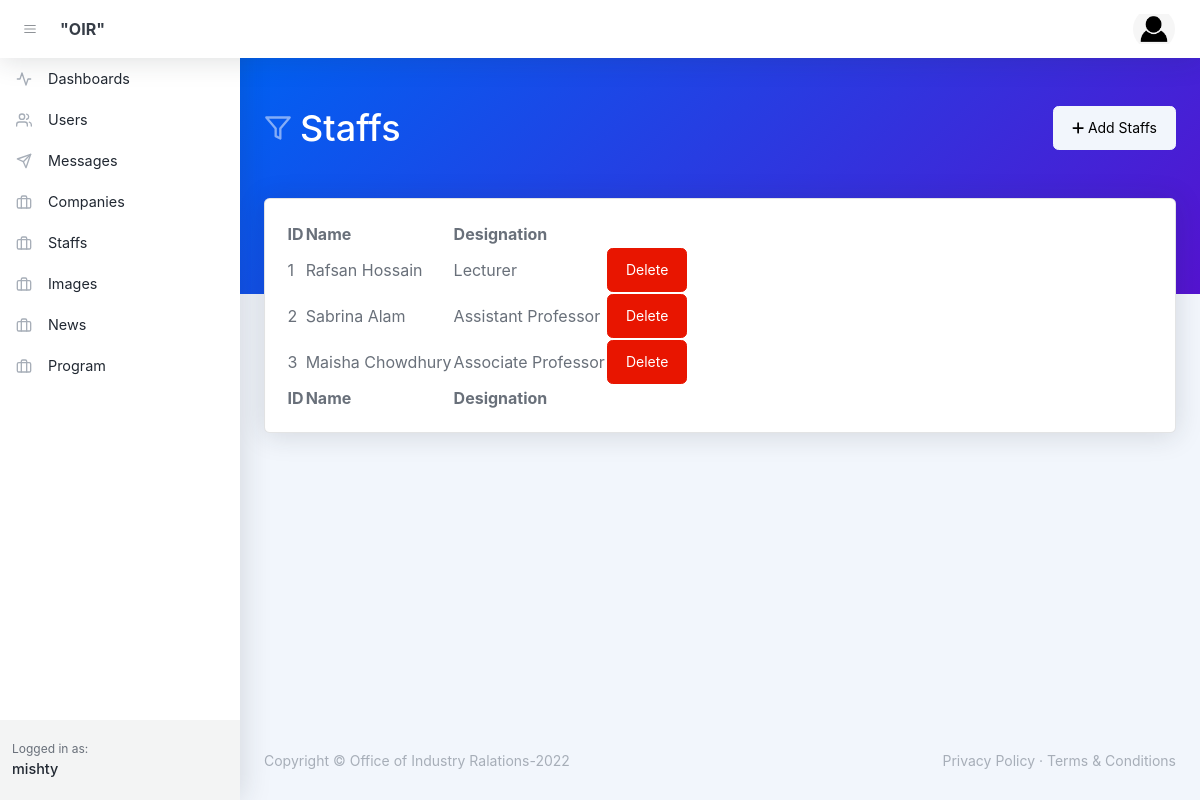
/dashboard/staffs.php (signed in), run on the app's committed database.
### tables this page shows
CREATE TABLE `staff` (
  `id` int(10) NOT NULL,
  `name` varchar(30) NOT NULL,
  `designation` varchar(300) NOT NULL,
  `description` varchar(300) NOT NULL,
  `img` varchar(50) NOT NULL
);

### dashboard/staffs.php (the view, shortened to what this page needs)
<?php
    include '../php/conn.php';
    $name = "";
    if(isset($_SESSION['user'])){
        $name = $_SESSION['name'];
    }else if (isset($_COOKIE['email'])){
        $email = $_COOKIE['email'];
        $name = $_COOKIE['name'];
        $role = $_COOKIE['role'];
    }else{
        header("Location: ../login.php");
    }
    $sql = "SELECT * FROM staff";
    $result = $mysqli->query($sql);
    $users = $result->fetch_all(MYSQLI_ASSOC);
?>
<!DOCTYPE html>
<html lang="en">
    <head>
        <link href="https://cdn.jsdelivr.net/npm/litepicker/dist/css/litepicker.css" rel="stylesheet" />
        <link href="css/styles.css" rel="stylesheet" />
    </head>
    <body class="nav-fixed">
        <nav class="topnav navbar navbar-expand shadow justify-content-between justify-content-sm-start navbar-light bg-white" id="sidenavAccordion">
            <button class="btn btn-icon btn-transparent-dark order-1 order-lg-0 me-2 ms-lg-2 me-lg-0" id="sidebarToggle"><i data-feather="menu"></i></button>
            <a class="navbar-brand pe-3 ps-4 ps-lg-2" href="index.html">"OIR"</a>
            <ul class="navbar-nav align-items-center ms-auto">
                <li class="nav-item dropdown no-caret dropdown-user me-3 me-lg-4">
                    <a class="btn btn-icon btn-transparent-dark dropdown-toggle" id="navbarDropdownUserImage" href="javascript:void(0);" role="button" data-bs-toggle="dropdown" aria-haspopup="true" aria-expanded="false"><img class="img-fluid" src="../images/user.png" /></a>
                </li>
            </ul>
        </nav>
        <div id="layoutSidenav">
            <div id="layoutSidenav_nav">
                <nav class="sidenav shadow-right sidenav-light">
                    <div class="sidenav-menu">
                        <div class="nav accordion" id="accordionSidenav">
                            <a class="nav-link" href="index.php">
                                <div class="nav-link-icon"><i data-feather="activity"></i></div>
                                Dashboards
                            </a>
                            <a class="nav-link" href="#">
                                <div class="nav-link-icon"><i data-feather="users"></i></div>
                                Users
                            </a>
                            <a class="nav-link" href="messages.php">
                                <div class="nav-link-icon"><i data-feather="send"></i></div>
                                Messages
                            </a>
                            <a class="nav-link" href="companies.php">
                                <div class="nav-link-icon"><i data-feather="briefcase"></i></div>
                                Companies
                            </a>
                            <a class="nav-link" href="staffs.php">
                                <div class="nav-link-icon"><i data-feather="briefcase"></i></div>
                                Staffs
                            </a>
                            <a class="nav-link" href="gallery.php">
                                <div class="nav-link-icon"><i data-feather="briefcase"></i></div>
                                Images
                            </a>
                            <a class="nav-link" href="news.php">
                                <div class="nav-link-icon"><i data-feather="briefcase"></i></div>
                                News
                            </a>
                            <a class="nav-link" href="program.php">
                                <div class="nav-link-icon"><i data-feather="briefcase"></i></div>
                                Program
                            </a>
                        </div>
                    </div>
                    <div class="sidenav-footer">
                        <div class="sidenav-footer-content">
                            <div class="sidenav-footer-subtitle">Logged in as:</div>
                            <div class="sidenav-footer-title"><?php echo $name; ?></div>
                        </div>
                    </div>
                </nav>
            </div>
            <div id="layoutSidenav_content">
                <main>
                    <header class="page-header page-header-dark bg-gradient-primary-to-secondary pb-10">
                        <div class="container-xl px-4">
                            <div class="page-header-content pt-4">
                                <div class="row align-items-center justify-content-between">
                                    <div class="col-12 mt-4">
                                        <div class="d-flex justify-content-between">
                                            <h1 class="page-header-title">
                                                <div class="page-header-icon"><i data-feather="filter"></i></div>
                                                Staffs
                                            </h1>
                                            <a href="./add-staff.php" class="btn btn-light"><i class="fa-solid fa-plus me-1"></i>Add Staffs</a>
                                        </div>
                                    </div>
                                </div>
                            </div>
                        </div>
                    </header>
                    <div class="container-xl px-4 mt-n10">
                        <div class="card mb-4">
                            <div class="card-body">
                                <table id="datatablesSimple">
                                    <thead>
                                        <tr>
                                            <th>ID</th>
                                            <th>Name</th>
                                            <th>Designation</th>
                                        </tr>
                                    </thead>
                                    <tfoot>
                                        <tr>
                                            <th>ID</th>
                                            <th>Name</th>
                                            <th>Designation</th>
                                        </tr>
                                    </tfoot>
                                    <tbody>
                                        <?php
                                            foreach ($users as $user) {
                                                echo "<tr>";
                                                echo "<td>" . $user['id'] . "</td>";
                                                echo "<td>" . $user['name'] . "</td>";
                                                echo "<td>" . $user['designation'] . "</td>";
                                                echo "<td><a href='../php/delete-staff.php?id=" . $user['id'] . "' class='btn btn-danger'>Delete</a></td>";
                                                echo "</tr>";
                                            }
                                        ?>
                                    </tbody>
                                </table>
                            </div>
                        </div>
                    </div>
                </main>
                <footer class="footer-admin mt-auto footer-light">
                    <div class="container-xl px-4">
                        <div class="row">
                            <div class="col-md-6 small">Copyright &copy; Office of Industry Ralations-2022</div>
                            <div class="col-md-6 text-md-end small">
                                <a href="#!">Privacy Policy</a>
                                &middot;
                                <a href="#!">Terms &amp; Conditions</a>
                            </div>
                        </div>
                    </div>
                </footer>
            </div>
    </body>
</html>

### data on the page
staff: id "1", name "Rafsan Hossain", designation "Lecturer"
staff: id "2", name "Sabrina Alam", designation "Assistant Professor"
staff: id "3", name "Maisha Chowdhury", designation "Associate Professor"

### other printed values
$name "mishty"
